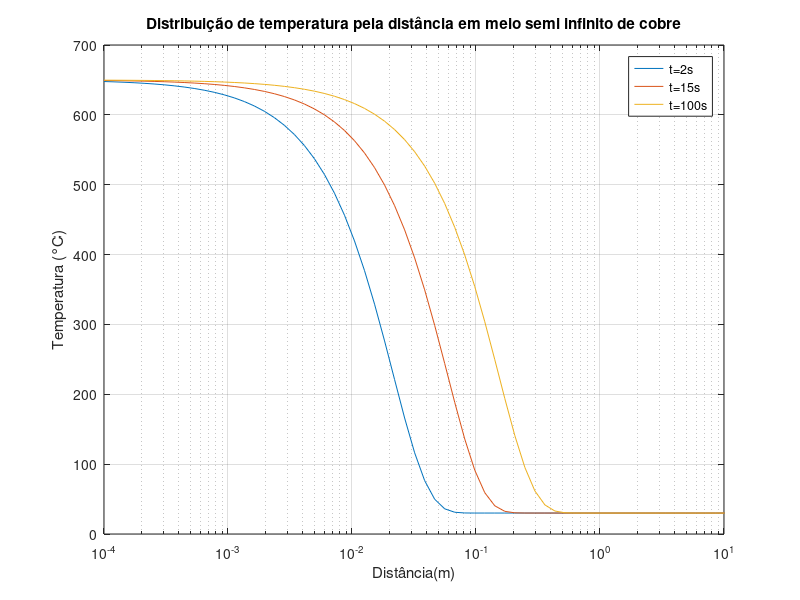

The MATLAB script that drew this image:
clc
clear
a=1.9;
b=2;
r=logspace(-4,4,100);
Ta=650;
Ti=30;
Tb=20;
alfa=117e-6;
nr=length(r);
n=1;
t=[2 15 100];

for i=1:3
    T(i,:) = Ta+(Ti-Ta)*erf(r/(2*sqrt(alfa*t(i))));  
end
figure(1)
semilogx(r,T(1,:),r,T(2,:),r,T(3,:))
grid on
title('Distribuição de temperatura pela distância em meio semi infinito de cobre')
xlabel('Distância(m)')
ylabel('Temperatura (°C)')
legend('t=2s','t=15s','t=100s','Location', 'best')
axis([10^-4 10^1 0 700])  % Ajuste da escala do eixo x para [1, 10^3]